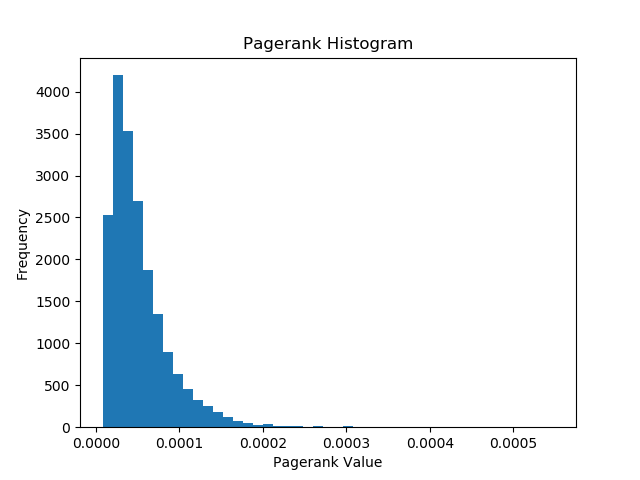

Write Python code to recreate this figure.
import networkx as nx
import matplotlib.pyplot as plt
plt.switch_backend('agg')
import numpy as np
import os

file = os.path.join("Pagerank_Output.txt")
pagerank_list=[]

with open(file) as p:
    next(p)
    for line in p:
        s=line.split()
        pagerank_list.append(float(s[1]))

fig, ax = plt.subplots()
ax.hist(pagerank_list, bins=45)
plt.xlabel('Pagerank Value')
plt.ylabel('Frequency')
plt.title('Pagerank Histogram')
plt.savefig("Pagerank_Histogram.png")